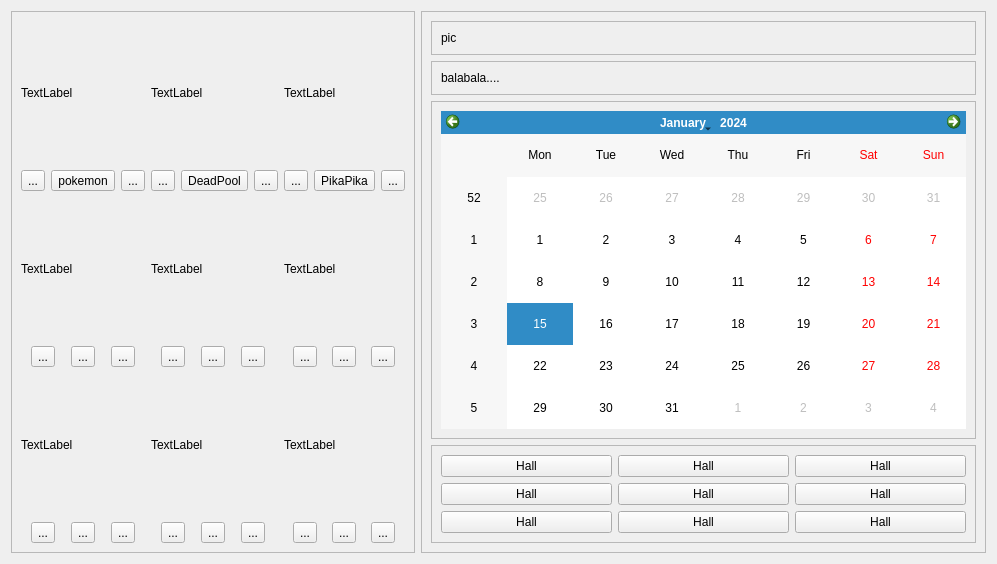
<?xml version="1.0" encoding="UTF-8"?>
<ui version="4.0">
 <class>Form</class>
 <widget class="QWidget" name="Form">
  <property name="geometry">
   <rect>
    <x>0</x>
    <y>0</y>
    <width>997</width>
    <height>564</height>
   </rect>
  </property>
  <property name="windowTitle">
   <string>Form</string>
  </property>
  <layout class="QHBoxLayout" name="horizontalLayout">
   <item>
    <layout class="QVBoxLayout" name="verticalLayout">
     <item>
      <widget class="QFrame" name="MovieInfoLeft">
       <property name="frameShape">
        <enum>QFrame::StyledPanel</enum>
       </property>
       <property name="frameShadow">
        <enum>QFrame::Raised</enum>
       </property>
       <layout class="QGridLayout" name="gridLayout">
        <item row="0" column="0">
         <widget class="QLabel" name="label1">
          <property name="text">
           <string>TextLabel</string>
          </property>
         </widget>
        </item>
        <item row="5" column="1">
         <layout class="QHBoxLayout" name="horizontalLayout_29">
          <item>
           <widget class="QToolButton" name="toolButton81">
            <property name="text">
             <string>...</string>
            </property>
           </widget>
          </item>
          <item>
           <widget class="QToolButton" name="ButtonName8">
            <property name="text">
             <string>...</string>
            </property>
           </widget>
          </item>
          <item>
           <widget class="QToolButton" name="toolButton82">
            <property name="text">
             <string>...</string>
            </property>
           </widget>
          </item>
         </layout>
        </item>
        <item row="3" column="2">
         <layout class="QHBoxLayout" name="horizontalLayout_27">
          <item>
           <widget class="QToolButton" name="toolButton61">
            <property name="text">
             <string>...</string>
            </property>
           </widget>
          </item>
          <item>
           <widget class="QToolButton" name="ButtonName6">
            <property name="text">
             <string>...</string>
            </property>
           </widget>
          </item>
          <item>
           <widget class="QToolButton" name="toolButton62">
            <property name="text">
             <string>...</string>
            </property>
           </widget>
          </item>
         </layout>
        </item>
        <item row="2" column="1">
         <widget class="QLabel" name="label5">
          <property name="text">
           <string>TextLabel</string>
          </property>
         </widget>
        </item>
        <item row="3" column="1">
         <layout class="QHBoxLayout" name="horizontalLayout_26">
          <item>
           <widget class="QToolButton" name="toolButton51">
            <property name="text">
             <string>...</string>
            </property>
           </widget>
          </item>
          <item>
           <widget class="QToolButton" name="ButtonName5">
            <property name="text">
             <string>...</string>
            </property>
           </widget>
          </item>
          <item>
           <widget class="QToolButton" name="toolButton52">
            <property name="text">
             <string>...</string>
            </property>
           </widget>
          </item>
         </layout>
        </item>
        <item row="3" column="0">
         <layout class="QHBoxLayout" name="horizontalLayout_23">
          <item>
           <widget class="QToolButton" name="toolButton41">
            <property name="text">
             <string>...</string>
            </property>
           </widget>
          </item>
          <item>
           <widget class="QToolButton" name="ButtonName4">
            <property name="text">
             <string>...</string>
            </property>
           </widget>
          </item>
          <item>
           <widget class="QToolButton" name="toolButton42">
            <property name="text">
             <string>...</string>
            </property>
           </widget>
          </item>
         </layout>
        </item>
        <item row="5" column="2">
         <layout class="QHBoxLayout" name="horizontalLayout_30">
          <item>
           <widget class="QToolButton" name="toolButton91">
            <property name="text">
             <string>...</string>
            </property>
           </widget>
          </item>
          <item>
           <widget class="QToolButton" name="ButtonName9">
            <property name="text">
             <string>...</string>
            </property>
           </widget>
          </item>
          <item>
           <widget class="QToolButton" name="toolButton92">
            <property name="text">
             <string>...</string>
            </property>
           </widget>
          </item>
         </layout>
        </item>
        <item row="1" column="1">
         <layout class="QHBoxLayout" name="horizontalLayout_24">
          <item>
           <widget class="QToolButton" name="toolButton21">
            <property name="text">
             <string>...</string>
            </property>
           </widget>
          </item>
          <item>
           <widget class="QToolButton" name="ButtonName2">
            <property name="text">
             <string>DeadPool</string>
            </property>
           </widget>
          </item>
          <item>
           <widget class="QToolButton" name="toolButton22">
            <property name="text">
             <string>...</string>
            </property>
           </widget>
          </item>
         </layout>
        </item>
        <item row="1" column="2">
         <layout class="QHBoxLayout" name="horizontalLayout_25">
          <item>
           <widget class="QToolButton" name="toolButton31">
            <property name="text">
             <string>...</string>
            </property>
           </widget>
          </item>
          <item>
           <widget class="QToolButton" name="ButtonName3">
            <property name="text">
             <string>PikaPika</string>
            </property>
           </widget>
          </item>
          <item>
           <widget class="QToolButton" name="toolButton32">
            <property name="text">
             <string>...</string>
            </property>
           </widget>
          </item>
         </layout>
        </item>
        <item row="1" column="0">
         <layout class="QHBoxLayout" name="horizontalLayout_11">
          <item>
           <widget class="QToolButton" name="toolButton11">
            <property name="text">
             <string>...</string>
            </property>
           </widget>
          </item>
          <item>
           <widget class="QToolButton" name="ButtonName1">
            <property name="text">
             <string>pokemon</string>
            </property>
           </widget>
          </item>
          <item>
           <widget class="QToolButton" name="toolButton12">
            <property name="text">
             <string>...</string>
            </property>
           </widget>
          </item>
         </layout>
        </item>
        <item row="0" column="1">
         <widget class="QLabel" name="label2">
          <property name="text">
           <string>TextLabel</string>
          </property>
         </widget>
        </item>
        <item row="5" column="0">
         <layout class="QHBoxLayout" name="horizontalLayout_28">
          <item>
           <widget class="QToolButton" name="toolButton71">
            <property name="text">
             <string>...</string>
            </property>
           </widget>
          </item>
          <item>
           <widget class="QToolButton" name="ButtonName7">
            <property name="text">
             <string>...</string>
            </property>
           </widget>
          </item>
          <item>
           <widget class="QToolButton" name="toolButton72">
            <property name="text">
             <string>...</string>
            </property>
           </widget>
          </item>
         </layout>
        </item>
        <item row="0" column="2">
         <widget class="QLabel" name="label3">
          <property name="text">
           <string>TextLabel</string>
          </property>
         </widget>
        </item>
        <item row="2" column="0">
         <widget class="QLabel" name="label4">
          <property name="text">
           <string>TextLabel</string>
          </property>
         </widget>
        </item>
        <item row="2" column="2">
         <widget class="QLabel" name="label6">
          <property name="text">
           <string>TextLabel</string>
          </property>
         </widget>
        </item>
        <item row="4" column="2">
         <widget class="QLabel" name="label9">
          <property name="text">
           <string>TextLabel</string>
          </property>
         </widget>
        </item>
        <item row="4" column="1">
         <widget class="QLabel" name="label8">
          <property name="text">
           <string>TextLabel</string>
          </property>
         </widget>
        </item>
        <item row="4" column="0">
         <widget class="QLabel" name="label7">
          <property name="text">
           <string>TextLabel</string>
          </property>
         </widget>
        </item>
       </layout>
      </widget>
     </item>
    </layout>
   </item>
   <item>
    <widget class="QFrame" name="MovieInfoRight">
     <property name="frameShape">
      <enum>QFrame::StyledPanel</enum>
     </property>
     <property name="frameShadow">
      <enum>QFrame::Raised</enum>
     </property>
     <layout class="QVBoxLayout" name="verticalLayout_2">
      <item>
       <widget class="QFrame" name="PictureFrame">
        <property name="frameShape">
         <enum>QFrame::StyledPanel</enum>
        </property>
        <property name="frameShadow">
         <enum>QFrame::Raised</enum>
        </property>
        <layout class="QVBoxLayout" name="verticalLayout_3">
         <item>
          <widget class="QLabel" name="Picture">
           <property name="text">
            <string>pic</string>
           </property>
          </widget>
         </item>
        </layout>
       </widget>
      </item>
      <item>
       <widget class="QFrame" name="IntroduceFrame">
        <property name="frameShape">
         <enum>QFrame::StyledPanel</enum>
        </property>
        <property name="frameShadow">
         <enum>QFrame::Raised</enum>
        </property>
        <layout class="QVBoxLayout" name="verticalLayout_4">
         <item>
          <widget class="QLabel" name="Introduce">
           <property name="text">
            <string>balabala....</string>
           </property>
          </widget>
         </item>
        </layout>
       </widget>
      </item>
      <item>
       <widget class="QFrame" name="CalFrame">
        <property name="frameShape">
         <enum>QFrame::StyledPanel</enum>
        </property>
        <property name="frameShadow">
         <enum>QFrame::Raised</enum>
        </property>
        <layout class="QHBoxLayout" name="horizontalLayout_2">
         <item>
          <widget class="QCalendarWidget" name="calendarWidget"/>
         </item>
        </layout>
       </widget>
      </item>
      <item>
       <widget class="QFrame" name="hallChoiceFrame">
        <property name="frameShape">
         <enum>QFrame::StyledPanel</enum>
        </property>
        <property name="frameShadow">
         <enum>QFrame::Raised</enum>
        </property>
        <layout class="QGridLayout" name="gridLayout_4">
         <item row="2" column="0">
          <widget class="QPushButton" name="hall4">
           <property name="text">
            <string>Hall</string>
           </property>
          </widget>
         </item>
         <item row="3" column="1">
          <widget class="QPushButton" name="hall8">
           <property name="text">
            <string>Hall</string>
           </property>
          </widget>
         </item>
         <item row="2" column="2">
          <widget class="QPushButton" name="hall6">
           <property name="text">
            <string>Hall</string>
           </property>
          </widget>
         </item>
         <item row="1" column="1">
          <widget class="QPushButton" name="hall2">
           <property name="text">
            <string>Hall</string>
           </property>
          </widget>
         </item>
         <item row="3" column="2">
          <widget class="QPushButton" name="hall9">
           <property name="text">
            <string>Hall</string>
           </property>
          </widget>
         </item>
         <item row="2" column="1">
          <widget class="QPushButton" name="hall5">
           <property name="text">
            <string>Hall</string>
           </property>
          </widget>
         </item>
         <item row="3" column="0">
          <widget class="QPushButton" name="hall7">
           <property name="text">
            <string>Hall</string>
           </property>
          </widget>
         </item>
         <item row="1" column="0">
          <widget class="QPushButton" name="hall1">
           <property name="text">
            <string>Hall</string>
           </property>
          </widget>
         </item>
         <item row="1" column="2">
          <widget class="QPushButton" name="hall3">
           <property name="text">
            <string>Hall</string>
           </property>
          </widget>
         </item>
        </layout>
       </widget>
      </item>
     </layout>
    </widget>
   </item>
  </layout>
 </widget>
 <resources/>
 <connections/>
</ui>
